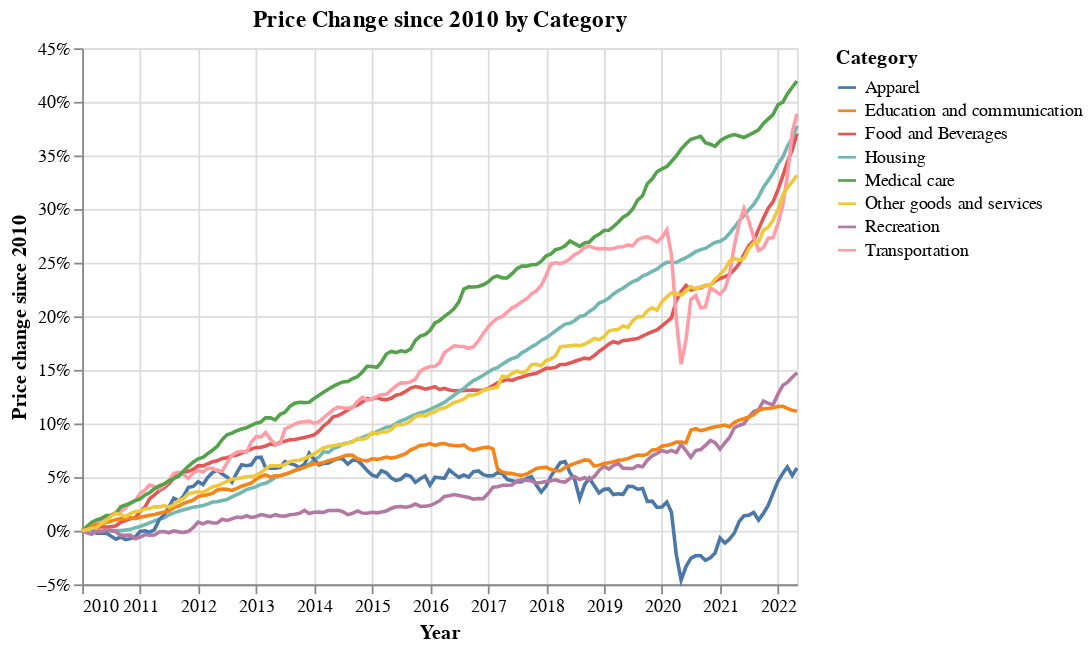

This figure's notebook cell:
### Code cell
# First real chart - show normalized data.
alt.Chart(df[['date','change','Category']][df['date'] >= '1/1/2010'], title='Price Change since 2010 by Category').mark_line().encode(
    x = alt.X('date', title = 'Year'),
    y = alt.Y('change', title='Price change since 2010', axis=alt.Axis(format='%')),
    color = 'Category'
)

### Figure 1 — Vega-Lite specification as saved in the notebook (floating-point values rounded to 4 significant figures; data arrays with more than 128 entries replaced by an {"elided": "..."} marker saying what was removed)
{"config": {"view": {"continuousWidth": 400, "continuousHeight": 300}}, "data": {"name": "data-0fcbe849c05187151de80b764d93a3c2"}, "mark": "line", "encoding": {"color": {"field": "Category", "type": "nominal"}, "x": {"field": "date", "title": "Year", "type": "temporal"}, "y": {"axis": {"format": "%"}, "field": "change", "title": "Price change since 2010", "type": "quantitative"}}, "title": "Price Change since 2010 by Category", "$schema": "https://vega.github.io/schema/vega-lite/v4.17.0.json", "datasets": {"data-0fcbe849c05187151de80b764d93a3c2": {"elided": "1192 records"}}}
